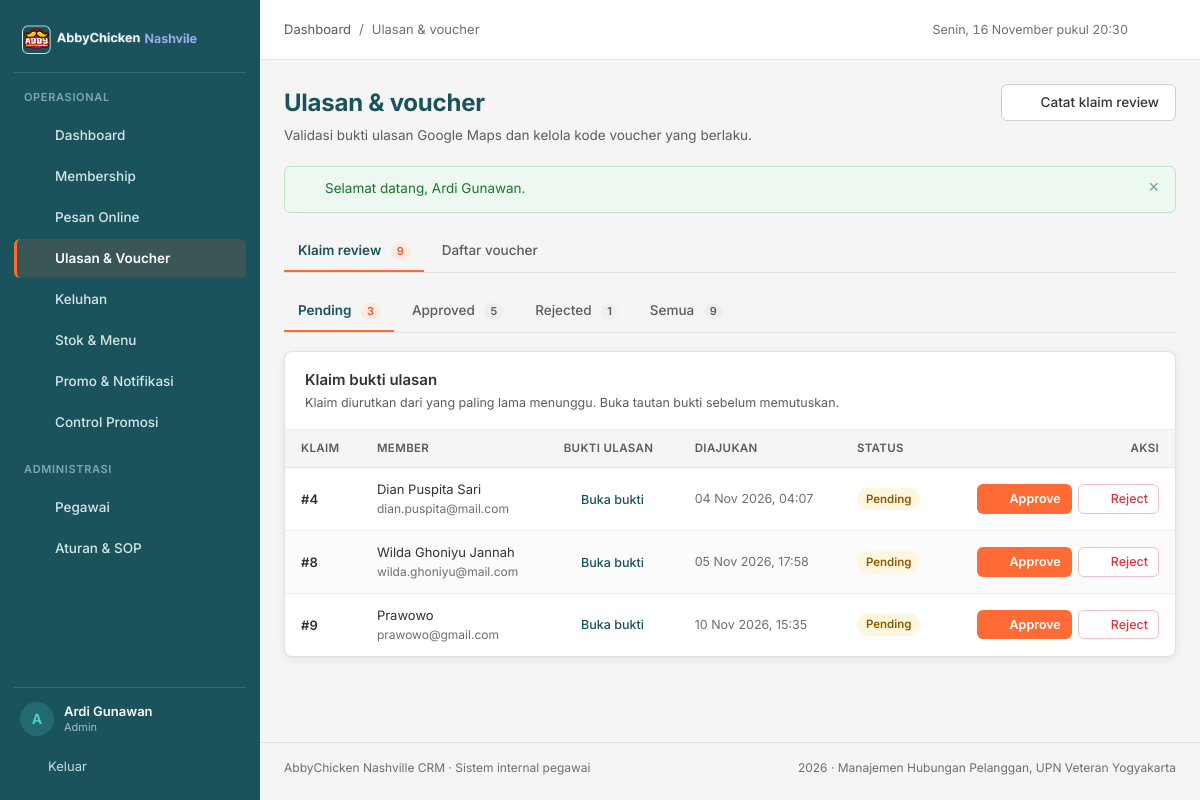
/pages/voucher/index.php (signed in), run on the app's committed database.
### tables this page shows
CREATE TABLE `klaim_review` (
  `klaim_id` int(11) NOT NULL AUTO_INCREMENT,
  `member_id` int(11) NOT NULL,
  `voucher_id` int(11) DEFAULT NULL,
  `pegawai_id` int(11) DEFAULT NULL,
  `url_bukti` varchar(500) NOT NULL,
  `status_validasi` enum('pending','approved','rejected') NOT NULL DEFAULT 'pending',
  `created_at` timestamp NOT NULL DEFAULT current_timestamp(),
  PRIMARY KEY (`klaim_id`),
  KEY `idx_klaim_status` (`status_validasi`),
  KEY `idx_klaim_member` (`member_id`),
  KEY `fk_klaim_voucher` (`voucher_id`),
  KEY `fk_klaim_pegawai` (`pegawai_id`),
  CONSTRAINT `fk_klaim_member` FOREIGN KEY (`member_id`) REFERENCES `member` (`member_id`) ON DELETE CASCADE,
  CONSTRAINT `fk_klaim_pegawai` FOREIGN KEY (`pegawai_id`) REFERENCES `pegawai` (`pegawai_id`) ON DELETE SET NULL,
  CONSTRAINT `fk_klaim_voucher` FOREIGN KEY (`voucher_id`) REFERENCES `voucher` (`voucher_id`) ON DELETE SET NULL
);

CREATE TABLE `member` (
  `member_id` int(11) NOT NULL AUTO_INCREMENT,
  `email` varchar(100) NOT NULL,
  `password` varchar(255) NOT NULL DEFAULT '123456',
  `no_telp` varchar(15) NOT NULL,
  `tgl_join` date NOT NULL,
  `name` varchar(100) NOT NULL,
  `total_poin` int(11) NOT NULL DEFAULT 0,
  `member_status` enum('aktif','nonaktif') NOT NULL DEFAULT 'aktif',
  PRIMARY KEY (`member_id`),
  UNIQUE KEY `uq_member_email` (`email`),
  KEY `idx_member_nama` (`name`),
  KEY `idx_member_status` (`member_status`)
);

### pages/voucher/index.php (the view, shortened to what this page needs)
<?php
require_once __DIR__ . '/../../config/database.php';
$tab = $_GET['tab'] ?? 'klaim';
$status_klaim = $_GET['status'] ?? 'pending';
$sql = "SELECT k.*, m.name AS nama_member, m.email, m.member_status, v.kode_voucher, pg.nama AS nama_validator
    FROM klaim_review k
    JOIN member m ON m.member_id = k.member_id
    LEFT JOIN voucher v ON v.voucher_id = k.voucher_id
    LEFT JOIN pegawai pg ON pg.pegawai_id = k.pegawai_id
    WHERE 1=1";
$params = [];
$types  = '';
if ($status_klaim !== 'semua') {
    $sql .= ' AND k.status_validasi = ?';
    $params[] = $status_klaim;
    $types .= 's';
}
$sql .= ' ORDER BY k.created_at ASC';
$stmt = mysqli_prepare($conn, $sql);
if ($params) {
    mysqli_stmt_bind_param($stmt, $types, ...$params);
}
mysqli_stmt_execute($stmt);
$klaim_list = mysqli_stmt_get_result($stmt);
$hitung_klaim = mysqli_fetch_assoc(mysqli_query($conn, "SELECT
    SUM(status_validasi = 'pending') AS pending,
    SUM(status_validasi = 'approved') AS approved,
    SUM(status_validasi = 'rejected') AS rejected,
    COUNT(*) AS total FROM klaim_review"));
$voucher_aktif_untuk_approve = mysqli_query($conn, "SELECT voucher_id, kode_voucher, potongan_harga, valid_until
    FROM voucher WHERE is_valid = 1 AND deleted_at IS NULL AND valid_until >= CURDATE()
    ORDER BY potongan_harga DESC");
$voucher_tersedia = [];
while ($v = mysqli_fetch_assoc($voucher_aktif_untuk_approve)) {
    $voucher_tersedia[] = $v;
}
if ($tab === 'voucher') {
    $page_actions = '<a class="btn btn--primary" href="' . e(base_url('pages/voucher/tambah.php')) . '">' . icon('plus', 16) . ' Buat voucher</a>';
} else {
    $page_actions = '<a class="btn btn--secondary" href="' . e(base_url('pages/voucher/ulasan.php')) . '">' . icon('plus', 16) . ' Catat klaim review</a>';
}
require_once __DIR__ . '/../../includes/header.php';
?>
<nav class="tabs" aria-label="Bagian ulasan dan voucher">
  <a class="tab<?= $tab === 'klaim' ? ' is-active' : '' ?>" href="?tab=klaim">
    Klaim review <span class="tab__count"><?= (int) $hitung_klaim['total'] ?></span>
  </a>
  <a class="tab<?= $tab === 'voucher' ? ' is-active' : '' ?>" href="?tab=voucher">
    Daftar voucher
  </a>
</nav>
<?php if ($tab === 'klaim'): ?>
  <nav class="tabs" aria-label="Filter status klaim">
    <?php
    $tab_klaim = [
        'pending'  => ['Pending', (int) $hitung_klaim['pending']],
        'approved' => ['Approved', (int) $hitung_klaim['approved']],
        'rejected' => ['Rejected', (int) $hitung_klaim['rejected']],
        'semua'    => ['Semua', (int) $hitung_klaim['total']],
    ];
    foreach ($tab_klaim as $key => [$label, $jumlah]):
    ?>
      <a class="tab<?= $status_klaim === $key ? ' is-active' : '' ?>" href="?tab=klaim&status=<?= e($key) ?>">
        <?= e($label) ?> <span class="tab__count"><?= $jumlah ?></span>
      </a>
    <?php endforeach; ?>
  </nav>
  <article class="card">
    <div class="card__head">
      <div>
        <h2>Klaim bukti ulasan</h2>
        <p>Klaim diurutkan dari yang paling lama menunggu. Buka tautan bukti sebelum memutuskan.</p>
      </div>
    </div>
    <div class="table-wrap">
      <?php if (mysqli_num_rows($klaim_list) === 0): ?>
        <div class="empty">
          <div class="empty__icon"><?= icon('voucher', 20) ?></div>
          <h3>Tidak ada klaim pada status ini</h3>
          <p><?= $status_klaim === 'pending' ? 'Semua klaim sudah diproses. Klaim baru dari member akan muncul di sini.' : 'Coba pilih tab status lain untuk melihat riwayat klaim.' ?></p>
        </div>
      <?php else: ?>
        <table class="table">
          <thead>
            <tr>
              <th>Klaim</th>
              <th>Member</th>
              <th>Bukti ulasan</th>
              <th>Diajukan</th>
              <th>Status</th>
              <th class="col-actions">Aksi</th>
            </tr>
          </thead>
          <tbody>
            <?php while ($k = mysqli_fetch_assoc($klaim_list)): ?>
              <tr>
                <td>
                  <div class="cell-stack">
                    <span class="strong">#<?= (int) $k['klaim_id'] ?></span>
                  </div>
                </td>
                <td>
                  <div class="cell-stack">
                    <span><?= e($k['nama_member']) ?></span>
                    <small><?= e($k['email']) ?></small>
                  </div>
                </td>
                <td>
                  <a class="link-quiet" href="<?= e($k['url_bukti']) ?>" target="_blank" rel="noopener noreferrer">
                    <?= icon('link', 14) ?> Buka bukti
                  </a>
                </td>
                <td class="muted nowrap"><?= e(tanggal_id($k['created_at'], true)) ?></td>
                <td>
                  <?= badge_klaim($k['status_validasi']) ?>
                </td>
                <td class="col-actions">
                  <?php if ($k['status_validasi'] === 'pending'): ?>
                    <?php if ($k['member_status'] !== 'aktif'): ?>
                      <span class="text-small text-muted">Member nonaktif</span>
                    <?php elseif (empty($voucher_tersedia)): ?>
                      <a class="btn btn--secondary btn--sm" href="<?= e(base_url('pages/voucher/tambah.php')) ?>">Buat voucher dulu</a>
                    <?php else: ?>
                      <span class="btn-group">
                        <button class="btn btn--primary btn--sm" type="button"
                                data-modal-open="#modalApprove"
                                data-klaim-id="<?= (int) $k['klaim_id'] ?>"
                                data-klaim-member="<?= e($k['nama_member']) ?>">
                          <?= icon('check', 15) ?> Approve
                        </button>
                        <form class="inline-form" method="post" action="<?= e(base_url('pages/voucher/proses.php')) ?>"
                              data-confirm="Tolak klaim review dari <?= e($k['nama_member']) ?>?">
                          <button class="btn btn--danger btn--sm" type="submit"><?= icon('close', 15) ?> Reject</button>
                        </form>
                      </span>
                    <?php endif; ?>
                  <?php else: ?>
                    <span class="text-small text-muted">Sudah diproses</span>
                  <?php endif; ?>
                </td>
              </tr>
            <?php endwhile; ?>
          </tbody>
        </table>
      <?php endif; ?>
    </div>
  </article>
<?php endif; ?>
<?php require_once __DIR__ . '/../../includes/footer.php'; ?>

### includes/functions.php (shortened to what this page needs)
<?php
function e($value)
{
    return htmlspecialchars((string) $value, ENT_QUOTES, 'UTF-8');
}
function tanggal_id($datetime, $dengan_jam = false)
{
    $bulan = [1 => 'Jan', 'Feb', 'Mar', 'Apr', 'Mei', 'Jun', 'Jul', 'Agu', 'Sep', 'Okt', 'Nov', 'Des'];
    $ts = strtotime($datetime);
    $teks = date('d', $ts) . ' ' . $bulan[(int) date('n', $ts)] . ' ' . date('Y', $ts);
    if ($dengan_jam) {
        $teks .= ', ' . date('H:i', $ts);
    }
    return $teks;
}
function badge_klaim($status)
{
    $peta = [
        'pending'  => ['Pending', 'badge--warning'],
        'approved' => ['Approved', 'badge--success'],
        'rejected' => ['Rejected', 'badge--danger'],
    ];
    [$label, $kelas] = $peta[$status] ?? [ucfirst((string) $status), 'badge--neutral'];
    return '<span class="badge ' . $kelas . '">' . e($label) . '</span>';
}
function icon($nama, $ukuran = 18)
{
    $isi = $path[$nama] ?? $path['dashboard'];
    return '<svg class="icon" width="' . (int) $ukuran . '" height="' . (int) $ukuran . '" viewBox="0 0 24 24" fill="none" '
        . 'stroke="currentColor" stroke-width="1.6" stroke-linecap="round" stroke-linejoin="round" aria-hidden="true">'
        . $isi . '</svg>';
}
function base_url($path = '')
{
    $root = rtrim(str_replace('\\', '/', dirname($_SERVER['SCRIPT_NAME'] ?? '/')), '/');
    if (preg_match('#^(.*?)/(?:pages|api)(?:/.*)?$#', $root, $m)) {
        $root = $m[1];
    }
    return $root . '/' . ltrim($path, '/');
}

### assets/css/style.css (style rules this page uses)
:root { --teal-dark: #1A535C; --teal-dark-2: #14444B; --teal: #4ECDC4; --orange: #FF6B35; --orange-dark: #E55A2B; --white: #FFFFFF; --gray-50: #F5F5F5; --gray-100: #EFEFEF; --gray-200: #E2E2E2; --gray-300: #CFCFCF; --gray-500: #6F6F6F; --gray-600: #5C5C5C; --gray-900: #333333; --green: #28A745; --red: #DC3545; --amber: #E0A106; --blue: #2B7FD4; --radius-card: 8px; --radius-control: 6px; --shadow-card: 0 2px 8px rgba(0, 0, 0, 0.08); --sidebar-w: 260px; --font: 'Inter', -apple-system, BlinkMacSystemFont, 'Segoe UI', sans-serif; }
*, *::before, *::after { box-sizing: border-box; }
html { -webkit-text-size-adjust: 100%; }
body { margin: 0; font-family: var(--font); font-size: 14px; line-height: 1.55; color: var(--gray-900); background: var(--gray-50); -webkit-font-smoothing: antialiased; }
h1, h2, h3, h4, p, ul, ol, figure { margin: 0; }
h2 { font-size: 20px; font-weight: 600; }
small { font-size: 12px; }
a { color: var(--teal-dark); text-decoration: none; }
.icon { flex: none; }
.card { background: var(--white); border: 1px solid var(--gray-200); border-radius: var(--radius-card); box-shadow: var(--shadow-card); }
.card__head { display: flex; align-items: flex-start; gap: 12px; padding: 16px 20px; border-bottom: 1px solid var(--gray-100); }
.card__head h2 { font-size: 15px; font-weight: 600; color: var(--gray-900); }
.card__head p { margin-top: 2px; font-size: 12.5px; color: var(--gray-600); }
.btn { display: inline-flex; align-items: center; justify-content: center; gap: 7px; padding: 8px 16px; border: 1px solid transparent; border-radius: var(--radius-control); font-family: inherit; font-size: 13.5px; font-weight: 500; line-height: 1.4; cursor: pointer; text-decoration: none; white-space: nowrap; transition: background-color 120ms ease, border-color 120ms ease, color 120ms ease; }
.btn--primary { background: var(--orange); color: var(--white); font-weight: 600; }
.btn--secondary { background: var(--white); border-color: var(--gray-300); color: var(--gray-900); }
.btn--danger { background: var(--white); border-color: #F1C0C5; color: var(--red); }
.btn--sm { padding: 5px 10px; font-size: 12.5px; }
.btn-group { display: inline-flex; gap: 6px; align-items: center; }
.badge { display: inline-flex; align-items: center; gap: 5px; padding: 2px 9px; border-radius: 999px; font-size: 11.5px; font-weight: 600; line-height: 1.6; white-space: nowrap; }
.badge--warning { background: #FFF6E0; color: #8A5B00; }
.table-wrap { width: 100%; overflow-x: auto; }
.table { width: 100%; border-collapse: collapse; font-size: 13px; }
.table thead th { text-align: left; padding: 10px 16px; background: var(--gray-50); border-bottom: 1px solid var(--gray-200); font-size: 11.5px; font-weight: 600; letter-spacing: 0.03em; text-transform: uppercase; color: var(--gray-600); white-space: nowrap; }
.table tbody td { padding: 11px 16px; border-bottom: 1px solid var(--gray-100); vertical-align: middle; }
.table tbody tr:nth-child(even) { background: #FBFBFB; }
.table tbody tr:last-child td { border-bottom: none; }
.table .col-actions { text-align: right; white-space: nowrap; }
.table .strong { font-weight: 600; }
.table .muted { color: var(--gray-500); font-size: 12.5px; }
.cell-stack { display: flex; flex-direction: column; gap: 1px; min-width: 0; }
.cell-stack small { color: var(--gray-500); }
.tabs { display: flex; gap: 4px; border-bottom: 1px solid var(--gray-200); margin-bottom: 18px; overflow-x: auto; }
.tab { padding: 9px 14px; font-size: 13.5px; font-weight: 500; color: var(--gray-600); border-bottom: 2px solid transparent; text-decoration: none; white-space: nowrap; }
.tab.is-active { color: var(--teal-dark); border-bottom-color: var(--orange); font-weight: 600; }
.tab__count { display: inline-block; margin-left: 6px; padding: 0 6px; border-radius: 9px; background: var(--gray-100); color: var(--gray-600); font-size: 11px; font-weight: 600; }
.tab.is-active .tab__count { background: #FDE9E0; color: var(--orange-dark); }
.nowrap { white-space: nowrap; }
.inline-form { display: inline-flex; }
.link-quiet { color: var(--teal-dark); font-weight: 500; font-size: 12.5px; }

### data on the page
klaim_review: klaim_id "4", member.name "Dian Puspita Sari", member.email "dian.puspita@mail.com", $ukuran 14 (drawn), created_at "04 Nov 2026, 04:07"
klaim_review: klaim_id "8", member.name "Wilda Ghoniyu Jannah", member.email "wilda.ghoniyu@mail.com", $ukuran 14 (drawn), created_at "05 Nov 2026, 17:58"
klaim_review: klaim_id "9", member.name "Prawowo", member.email "prawowo@gmail.com", $ukuran 14 (drawn), created_at "10 Nov 2026, 15:35"

### other printed values
$item['label'] "Dashboard"
$item['label'] "Membership"
$item['label'] "Pesan Online"
$item['label'] "Ulasan & Voucher"
$item['label'] "Keluhan"
$item['label'] "Stok & Menu"
$item['label'] "Promo & Notifikasi"
$item['label'] "Control Promosi"
$item['label'] "Pegawai"
$item['label'] "Aturan & SOP"
mb_substr($nama_pegawai, 0, 1) "A"
$nama_pegawai "Ardi Gunawan"
$role_pegawai "Admin"
$page_title "Ulasan & voucher"
$page_subtitle "Validasi bukti ulasan Google Maps dan kelola kode voucher yang berlaku."
